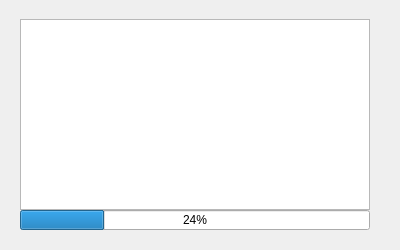
<?xml version="1.0" encoding="UTF-8"?>
<ui version="4.0">
 <class>DialogProcess</class>
 <widget class="QDialog" name="DialogProcess">
  <property name="geometry">
   <rect>
    <x>0</x>
    <y>0</y>
    <width>400</width>
    <height>250</height>
   </rect>
  </property>
  <property name="windowTitle">
   <string>Dialog</string>
  </property>
  <widget class="QListWidget" name="listWidgetStatus">
   <property name="geometry">
    <rect>
     <x>20</x>
     <y>19</y>
     <width>350</width>
     <height>191</height>
    </rect>
   </property>
   <property name="alternatingRowColors">
    <bool>false</bool>
   </property>
   <property name="selectionMode">
    <enum>QAbstractItemView::NoSelection</enum>
   </property>
   <property name="wordWrap">
    <bool>true</bool>
   </property>
  </widget>
  <widget class="QProgressBar" name="progressBar">
   <property name="geometry">
    <rect>
     <x>20</x>
     <y>210</y>
     <width>350</width>
     <height>20</height>
    </rect>
   </property>
   <property name="value">
    <number>24</number>
   </property>
  </widget>
 </widget>
 <resources/>
 <connections/>
</ui>
